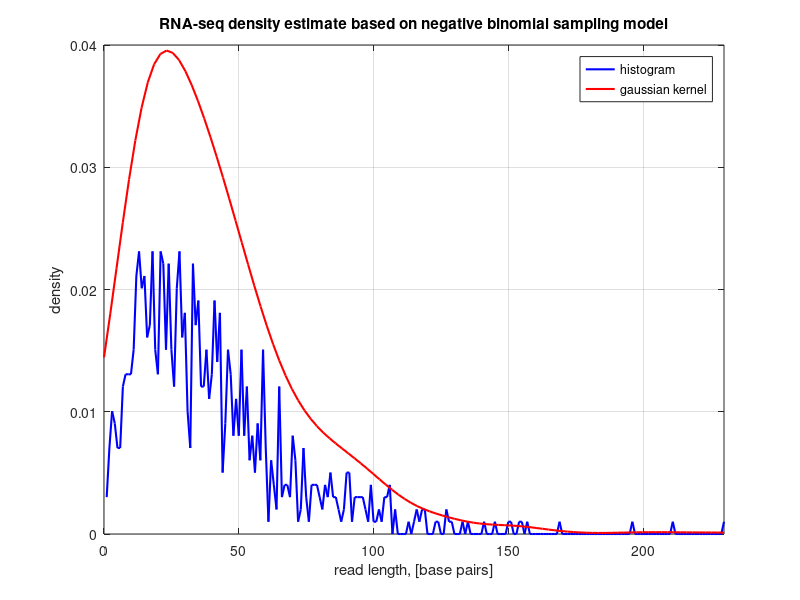

Recreate this plot in MATLAB.
%% Density Estimator
% Histogram and Gaussian Kernel estimators used in analysis of RNA-seq data
% for flux estimation of a T7 promoter

%% parameters
G=1e9; %length of genome, base pairs (bp)
C=1e3; %number of unique molecules in the library, molecules
L=100; %length of a read, bp
N=1e6; %number of reads, L bp long
M=1e4; %number of unique read sequences, bp
LN=1e3; %total length of assembled / mapped RNA-seq reads, i.e. output of string or de Bruijn graph, bp
FDR=0.05; %false discovery rate (alpha)

%% uniform sampling (poisson model)
lambda=(N*L)/(G); %expected number of bases covered
C_est=M/(1-exp(-lambda)); %library size estimate
C_cvrg=G-G*exp(-lambda); %base covarage
N_gaps=N*exp(-lambda); %number of gaps (uncovered bases)

%% gamma prior sampling (negative binomial model)
%X = the number of failures before rth success
k=0.5; %dispersion parameter (fit to data)
p=lambda/(lambda+1/k); %success probability
r=1/k; %number of successes
nbin_pdf=nbinpdf(1:L,r,p);
%plot(nbin_pdf)
%C_est=M/(1-NB(0;lambda,k));

%% RNAP binding data (RNA-seq)
data=nbinrnd(r,p,1,LN); %generate negative binomial binding data
bin_delta=1; %bin width (assume constant for all bins)
binrange=1:bin_delta:max(data); %end points for each bin
[bincounts, ind]=histc(data,binrange); %bincounts: counts of each bin, ind: sorted by max counts
[nelements,bincenters]=hist(data,binrange); %histogram plot

%% density estimation 
%P=integral_R p(x)dx where x is in R^3
%p(x)=K/(NxV), where K=number of points that fall into region R,
%N=total number of points, V=volume of the region R

%histogram density estimator (with smoothing parameter bin_delta):
%histogram projects the data to R^1
rnap_density_est1=bincounts/(sum(bincounts)*bin_delta);
figure; plot(rnap_density_est1,'-b','LineWidth',1.5);
title('RNA-seq density estimate based on negative binomial sampling model');
xlabel('read length, [base pairs]'); ylabel('density'); grid on; hold on;

%Gaussian kernel density estimator (with smoothing parameter h):
%sum N gaussians centered at each datapoint, parameterized by common standard deviation h
x_dim=1; %dimension of x
h=10; %standard deviation
rnap_density_support=linspace(0,max(data),L);
rnap_density_est2=0; %zeros(1,length(rnap_density_support));

for i=1:sum(bincounts)
    rnap_density_est2=rnap_density_est2+(1/(2*pi*h^2)^(x_dim/2))*exp(-(rnap_density_support-data(i)).^2/(2*h^2));
end
rnap_density_est2=rnap_density_est2/sum(rnap_density_est2);
plot(rnap_density_support, rnap_density_est2,'-r','LineWidth',1.5);
legend('histogram','gaussian kernel'); xlim([0,max(rnap_density_support)]);
